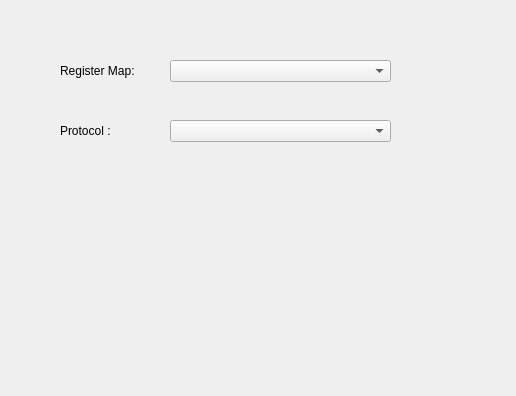
<?xml version="1.0" encoding="UTF-8"?>
<ui version="4.0">
 <class>Dialog</class>
 <widget class="QDialog" name="Dialog">
  <property name="geometry">
   <rect>
    <x>0</x>
    <y>0</y>
    <width>516</width>
    <height>396</height>
   </rect>
  </property>
  <property name="windowTitle">
   <string>Dialog</string>
  </property>
  <widget class="QLabel" name="label">
   <property name="geometry">
    <rect>
     <x>60</x>
     <y>60</y>
     <width>111</width>
     <height>21</height>
    </rect>
   </property>
   <property name="text">
    <string>Register Map:</string>
   </property>
  </widget>
  <widget class="QComboBox" name="comboBox">
   <property name="geometry">
    <rect>
     <x>170</x>
     <y>60</y>
     <width>221</width>
     <height>22</height>
    </rect>
   </property>
  </widget>
  <widget class="QLabel" name="label_2">
   <property name="geometry">
    <rect>
     <x>60</x>
     <y>120</y>
     <width>111</width>
     <height>21</height>
    </rect>
   </property>
   <property name="text">
    <string>Protocol :</string>
   </property>
  </widget>
  <widget class="QComboBox" name="comboBox_2">
   <property name="geometry">
    <rect>
     <x>170</x>
     <y>120</y>
     <width>221</width>
     <height>22</height>
    </rect>
   </property>
  </widget>
 </widget>
 <resources/>
 <connections/>
</ui>
